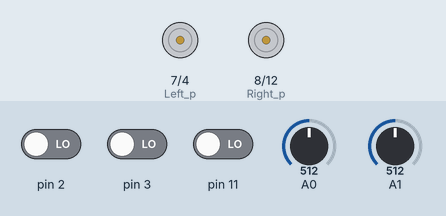
Recording of a sketch running on a simulated Arduino Uno, built with avr-gcc and run on an emulated ATmega328P. On the bench: motor-driver pin pairs drawn as motors (green arrow = first pin HIGH = forward, orange = second pin HIGH = backward, longer = more drive). Inputs (shaded band) come from the test bench; at power-on: A1 = 512, pin 11 LOW, pin 2 LOW, pin 3 LOW, A0 = 512.

Above: at 1.2 s.
1.3 s: A1 set to 693
2.8 s: A1 set to 711
At 3.8 s:
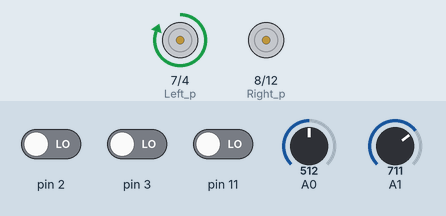
4.3 s: pin 11 driven HIGH
At 5.0 s:
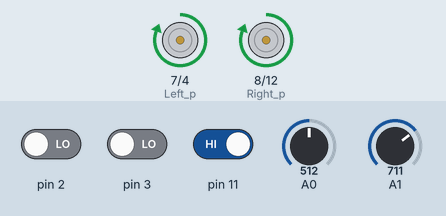
5.8 s: A1 set to 690
At 6.1 s:
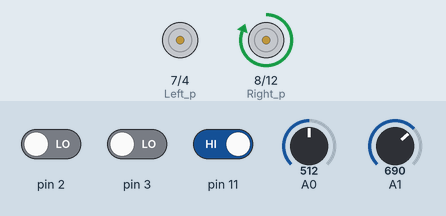
7.3 s: A1 set to 710
At 8.5 s:
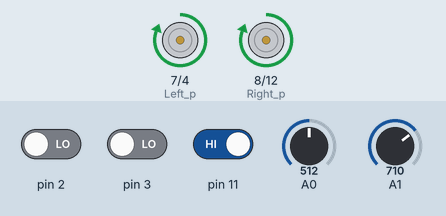
8.8 s: A1 set to 511
At 9.6 s:
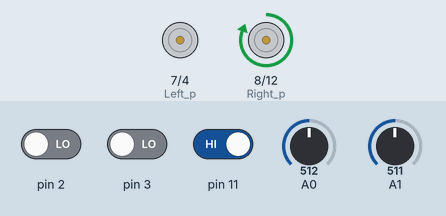
Timing chart, 0 to 11.3 s (numbered marks = the images above; inputs shaded):
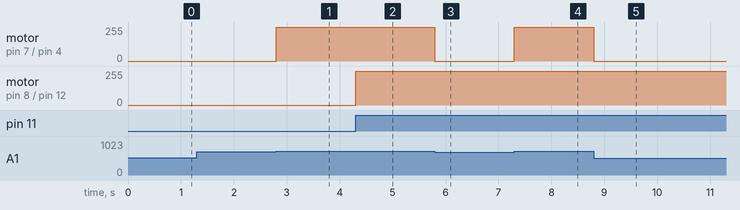

The sketch:

custom.ino
```cpp
int Left_p=7;
int Left_n=4;
int Right_p=8;
int Right_n=12;

void setup()
{
  pinMode(Left_p,OUTPUT);
  pinMode(Left_n,OUTPUT);
  pinMode(Right_p,OUTPUT);
  pinMode(Right_n,OUTPUT);

  pinMode(A0, INPUT);
  pinMode(A1, INPUT);
  pinMode(2, INPUT);
  pinMode(3, INPUT);
  pinMode(11, INPUT);

}


void loop()

{
  int ex_right=analogRead(A1);
  int right=analogRead(A0);
  int centre=digitalRead(3);
  int left=digitalRead(2);
  int ex_left=digitalRead(11);

  if(ex_left==HIGH && ex_right>700)
  {
     digitalWrite(Left_p,HIGH);
     digitalWrite(Left_n,LOW);
     digitalWrite(Right_p,HIGH);
     digitalWrite(Right_n,LOW);

  }
  if(ex_left==LOW && ex_right>700)
  {
     digitalWrite(Left_p,HIGH);
     digitalWrite(Left_n,LOW);
     digitalWrite(Right_p,LOW);
     digitalWrite(Right_n,LOW);
  }

if(ex_left==HIGH && ex_right<700)
{
     digitalWrite(Left_p,LOW);
     digitalWrite(Left_n,LOW);
     digitalWrite(Right_p,HIGH);
     digitalWrite(Right_n,LOW);
}

}
```

Measured:
- the behaviour switches between 700 and 701 on A1 (found by bisection; images 0 and 1)
- after the input at 1.3 s, every drawn part: stays the same
- after the input at 2.8 s, motor on pin 7 (Left_p) / pin 4 (Left_n): stopped → forward 255/255 at once
- after the input at 4.3 s, motor on pin 8 (Right_p) / pin 12 (Right_n): stopped → forward 255/255 at once
- after the input at 5.8 s, motor on pin 7 (Left_p) / pin 4 (Left_n): forward 255/255 → stopped at once
- after the input at 7.3 s, motor on pin 7 (Left_p) / pin 4 (Left_n): stopped → forward 255/255 at once
- after the input at 8.8 s, motor on pin 7 (Left_p) / pin 4 (Left_n): forward 255/255 → stopped at once
